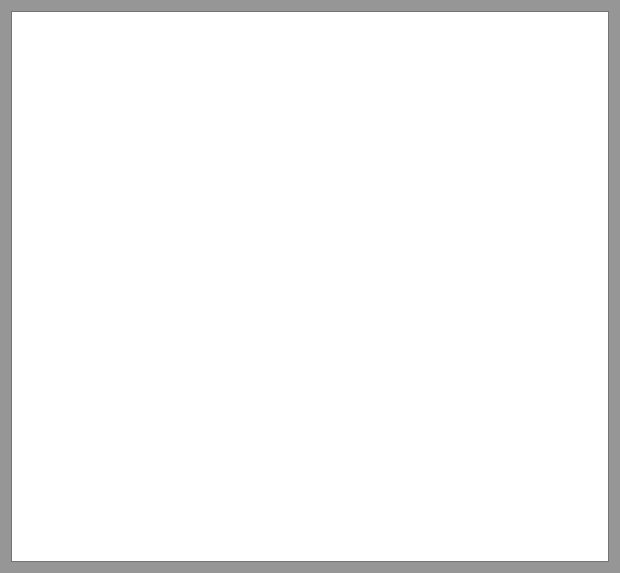
<?xml version="1.0" encoding="UTF-8"?>
<ui version="4.0">
 <class>OknoWyswietleniaSciezkiGraficznie</class>
 <widget class="QDialog" name="OknoWyswietleniaSciezkiGraficznie">
  <property name="geometry">
   <rect>
    <x>0</x>
    <y>0</y>
    <width>620</width>
    <height>573</height>
   </rect>
  </property>
  <property name="palette">
   <palette>
    <active>
     <colorrole role="WindowText">
      <brush brushstyle="SolidPattern">
       <color alpha="255">
        <red>0</red>
        <green>0</green>
        <blue>0</blue>
       </color>
      </brush>
     </colorrole>
     <colorrole role="Button">
      <brush brushstyle="SolidPattern">
       <color alpha="255">
        <red>150</red>
        <green>150</green>
        <blue>150</blue>
       </color>
      </brush>
     </colorrole>
     <colorrole role="Light">
      <brush brushstyle="SolidPattern">
       <color alpha="255">
        <red>225</red>
        <green>225</green>
        <blue>225</blue>
       </color>
      </brush>
     </colorrole>
     <colorrole role="Midlight">
      <brush brushstyle="SolidPattern">
       <color alpha="255">
        <red>187</red>
        <green>187</green>
        <blue>187</blue>
       </color>
      </brush>
     </colorrole>
     <colorrole role="Dark">
      <brush brushstyle="SolidPattern">
       <color alpha="255">
        <red>75</red>
        <green>75</green>
        <blue>75</blue>
       </color>
      </brush>
     </colorrole>
     <colorrole role="Mid">
      <brush brushstyle="SolidPattern">
       <color alpha="255">
        <red>100</red>
        <green>100</green>
        <blue>100</blue>
       </color>
      </brush>
     </colorrole>
     <colorrole role="Text">
      <brush brushstyle="SolidPattern">
       <color alpha="255">
        <red>0</red>
        <green>0</green>
        <blue>0</blue>
       </color>
      </brush>
     </colorrole>
     <colorrole role="BrightText">
      <brush brushstyle="SolidPattern">
       <color alpha="255">
        <red>255</red>
        <green>255</green>
        <blue>255</blue>
       </color>
      </brush>
     </colorrole>
     <colorrole role="ButtonText">
      <brush brushstyle="SolidPattern">
       <color alpha="255">
        <red>0</red>
        <green>0</green>
        <blue>0</blue>
       </color>
      </brush>
     </colorrole>
     <colorrole role="Base">
      <brush brushstyle="SolidPattern">
       <color alpha="255">
        <red>255</red>
        <green>255</green>
        <blue>255</blue>
       </color>
      </brush>
     </colorrole>
     <colorrole role="Window">
      <brush brushstyle="SolidPattern">
       <color alpha="255">
        <red>150</red>
        <green>150</green>
        <blue>150</blue>
       </color>
      </brush>
     </colorrole>
     <colorrole role="Shadow">
      <brush brushstyle="SolidPattern">
       <color alpha="255">
        <red>0</red>
        <green>0</green>
        <blue>0</blue>
       </color>
      </brush>
     </colorrole>
     <colorrole role="AlternateBase">
      <brush brushstyle="SolidPattern">
       <color alpha="255">
        <red>202</red>
        <green>202</green>
        <blue>202</blue>
       </color>
      </brush>
     </colorrole>
     <colorrole role="ToolTipBase">
      <brush brushstyle="SolidPattern">
       <color alpha="255">
        <red>255</red>
        <green>255</green>
        <blue>220</blue>
       </color>
      </brush>
     </colorrole>
     <colorrole role="ToolTipText">
      <brush brushstyle="SolidPattern">
       <color alpha="255">
        <red>0</red>
        <green>0</green>
        <blue>0</blue>
       </color>
      </brush>
     </colorrole>
    </active>
    <inactive>
     <colorrole role="WindowText">
      <brush brushstyle="SolidPattern">
       <color alpha="255">
        <red>0</red>
        <green>0</green>
        <blue>0</blue>
       </color>
      </brush>
     </colorrole>
     <colorrole role="Button">
      <brush brushstyle="SolidPattern">
       <color alpha="255">
        <red>150</red>
        <green>150</green>
        <blue>150</blue>
       </color>
      </brush>
     </colorrole>
     <colorrole role="Light">
      <brush brushstyle="SolidPattern">
       <color alpha="255">
        <red>225</red>
        <green>225</green>
        <blue>225</blue>
       </color>
      </brush>
     </colorrole>
     <colorrole role="Midlight">
      <brush brushstyle="SolidPattern">
       <color alpha="255">
        <red>187</red>
        <green>187</green>
        <blue>187</blue>
       </color>
      </brush>
     </colorrole>
     <colorrole role="Dark">
      <brush brushstyle="SolidPattern">
       <color alpha="255">
        <red>75</red>
        <green>75</green>
        <blue>75</blue>
       </color>
      </brush>
     </colorrole>
     <colorrole role="Mid">
      <brush brushstyle="SolidPattern">
       <color alpha="255">
        <red>100</red>
        <green>100</green>
        <blue>100</blue>
       </color>
      </brush>
     </colorrole>
     <colorrole role="Text">
      <brush brushstyle="SolidPattern">
       <color alpha="255">
        <red>0</red>
        <green>0</green>
        <blue>0</blue>
       </color>
      </brush>
     </colorrole>
     <colorrole role="BrightText">
      <brush brushstyle="SolidPattern">
       <color alpha="255">
        <red>255</red>
        <green>255</green>
        <blue>255</blue>
       </color>
      </brush>
     </colorrole>
     <colorrole role="ButtonText">
      <brush brushstyle="SolidPattern">
       <color alpha="255">
        <red>0</red>
        <green>0</green>
        <blue>0</blue>
       </color>
      </brush>
     </colorrole>
     <colorrole role="Base">
      <brush brushstyle="SolidPattern">
       <color alpha="255">
        <red>255</red>
        <green>255</green>
        <blue>255</blue>
       </color>
      </brush>
     </colorrole>
     <colorrole role="Window">
      <brush brushstyle="SolidPattern">
       <color alpha="255">
        <red>150</red>
        <green>150</green>
        <blue>150</blue>
       </color>
      </brush>
     </colorrole>
     <colorrole role="Shadow">
      <brush brushstyle="SolidPattern">
       <color alpha="255">
        <red>0</red>
        <green>0</green>
        <blue>0</blue>
       </color>
      </brush>
     </colorrole>
     <colorrole role="AlternateBase">
      <brush brushstyle="SolidPattern">
       <color alpha="255">
        <red>202</red>
        <green>202</green>
        <blue>202</blue>
       </color>
      </brush>
     </colorrole>
     <colorrole role="ToolTipBase">
      <brush brushstyle="SolidPattern">
       <color alpha="255">
        <red>255</red>
        <green>255</green>
        <blue>220</blue>
       </color>
      </brush>
     </colorrole>
     <colorrole role="ToolTipText">
      <brush brushstyle="SolidPattern">
       <color alpha="255">
        <red>0</red>
        <green>0</green>
        <blue>0</blue>
       </color>
      </brush>
     </colorrole>
    </inactive>
    <disabled>
     <colorrole role="WindowText">
      <brush brushstyle="SolidPattern">
       <color alpha="255">
        <red>75</red>
        <green>75</green>
        <blue>75</blue>
       </color>
      </brush>
     </colorrole>
     <colorrole role="Button">
      <brush brushstyle="SolidPattern">
       <color alpha="255">
        <red>150</red>
        <green>150</green>
        <blue>150</blue>
       </color>
      </brush>
     </colorrole>
     <colorrole role="Light">
      <brush brushstyle="SolidPattern">
       <color alpha="255">
        <red>225</red>
        <green>225</green>
        <blue>225</blue>
       </color>
      </brush>
     </colorrole>
     <colorrole role="Midlight">
      <brush brushstyle="SolidPattern">
       <color alpha="255">
        <red>187</red>
        <green>187</green>
        <blue>187</blue>
       </color>
      </brush>
     </colorrole>
     <colorrole role="Dark">
      <brush brushstyle="SolidPattern">
       <color alpha="255">
        <red>75</red>
        <green>75</green>
        <blue>75</blue>
       </color>
      </brush>
     </colorrole>
     <colorrole role="Mid">
      <brush brushstyle="SolidPattern">
       <color alpha="255">
        <red>100</red>
        <green>100</green>
        <blue>100</blue>
       </color>
      </brush>
     </colorrole>
     <colorrole role="Text">
      <brush brushstyle="SolidPattern">
       <color alpha="255">
        <red>75</red>
        <green>75</green>
        <blue>75</blue>
       </color>
      </brush>
     </colorrole>
     <colorrole role="BrightText">
      <brush brushstyle="SolidPattern">
       <color alpha="255">
        <red>255</red>
        <green>255</green>
        <blue>255</blue>
       </color>
      </brush>
     </colorrole>
     <colorrole role="ButtonText">
      <brush brushstyle="SolidPattern">
       <color alpha="255">
        <red>75</red>
        <green>75</green>
        <blue>75</blue>
       </color>
      </brush>
     </colorrole>
     <colorrole role="Base">
      <brush brushstyle="SolidPattern">
       <color alpha="255">
        <red>150</red>
        <green>150</green>
        <blue>150</blue>
       </color>
      </brush>
     </colorrole>
     <colorrole role="Window">
      <brush brushstyle="SolidPattern">
       <color alpha="255">
        <red>150</red>
        <green>150</green>
        <blue>150</blue>
       </color>
      </brush>
     </colorrole>
     <colorrole role="Shadow">
      <brush brushstyle="SolidPattern">
       <color alpha="255">
        <red>0</red>
        <green>0</green>
        <blue>0</blue>
       </color>
      </brush>
     </colorrole>
     <colorrole role="AlternateBase">
      <brush brushstyle="SolidPattern">
       <color alpha="255">
        <red>150</red>
        <green>150</green>
        <blue>150</blue>
       </color>
      </brush>
     </colorrole>
     <colorrole role="ToolTipBase">
      <brush brushstyle="SolidPattern">
       <color alpha="255">
        <red>255</red>
        <green>255</green>
        <blue>220</blue>
       </color>
      </brush>
     </colorrole>
     <colorrole role="ToolTipText">
      <brush brushstyle="SolidPattern">
       <color alpha="255">
        <red>0</red>
        <green>0</green>
        <blue>0</blue>
       </color>
      </brush>
     </colorrole>
    </disabled>
   </palette>
  </property>
  <property name="windowTitle">
   <string>Najkrótsza ścieżka</string>
  </property>
  <layout class="QHBoxLayout" name="horizontalLayout">
   <item>
    <widget class="QGraphicsView" name="graphicsView"/>
   </item>
  </layout>
 </widget>
 <resources/>
 <connections/>
</ui>
